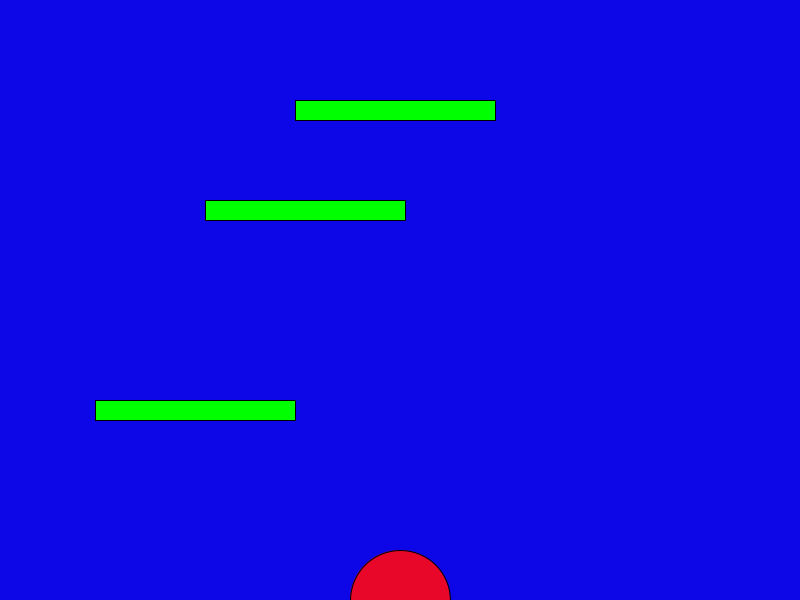
Frame 1 (no input)
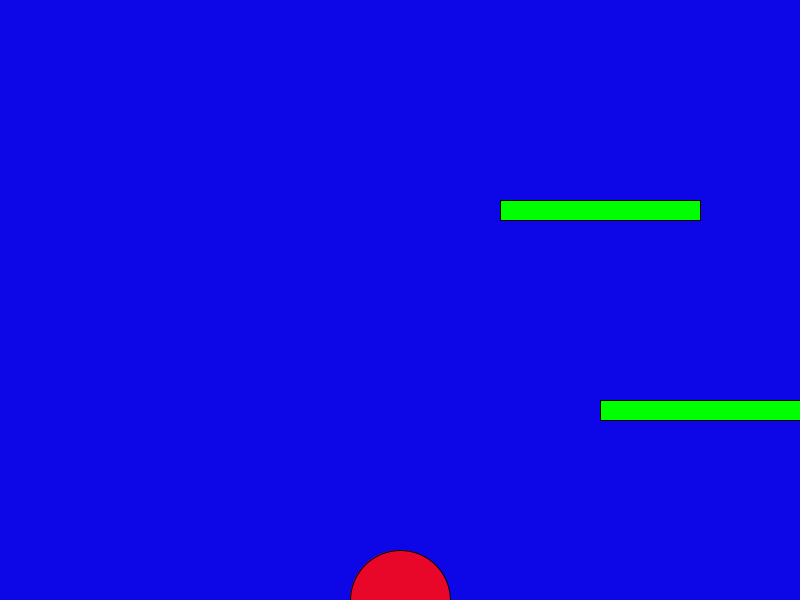
Frame 60 (the mouse pressed at the canvas centre just before this capture)
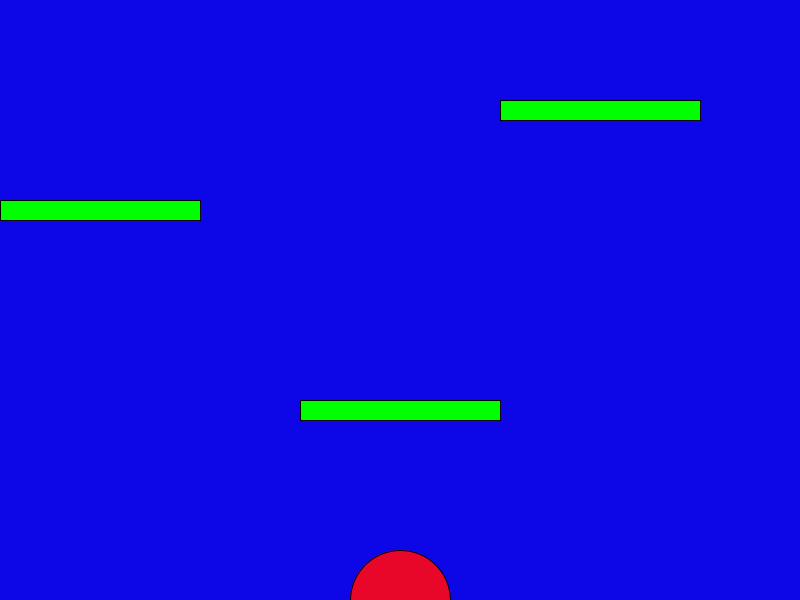
Frame 120 (the mouse held since frame 60 and released just before this capture)

The Processing sketch that drew these frames (run headless with seeded random() and noise(); from frame 60 on, the mouse is pressed at the canvas centre):

// Processing sketch: Frogger
// ── Frogger.pde
int hopDistance=50;
int FrogX=400;
int FrogY=600;
Car car=new Car(100, 400, 200, 5);
Car car1=new Car(200, 200, 200, 5);
Car car2=new Car(300, 100, 200, 5);
void setup(){
  size(800, 600);
}
void draw(){
  background(#0D07E8);
  fill(#E80729);
  ellipse(FrogX, FrogY, 100, 100);
  car.MoveLeft();
  car.display();
  car1.MoveRight();
  car1.display();
  car2.MoveLeft();
  car2.display();
  boolean m=intersects(car);
  if(m==true){
    FrogX=400;
    FrogY=600;
  }
  boolean n=intersects(car1);
 
  if(n==true){
    FrogX=400;
    FrogY=600;
  }
  boolean w=intersects(car2);
  if(w==true){
    FrogX=400;
    FrogY=600;
  }
  
}
void keyPressed()
{
      if(key == CODED){
            if(keyCode == UP)
            {
                  FrogY-=5;
            }
            else if(keyCode == DOWN)
            {
                  FrogY+=5;
            }
            else if(keyCode == RIGHT)
            {
                  FrogX+=5;
            }
            else if(keyCode == LEFT)
            {
                  FrogX-=5;
            }
      }
}

void outsideCanvas(){
  if(FrogX>=800){
    FrogX=0;
  }
  if(FrogX<=0){
    FrogX=1;
  }
  if(FrogY<=0){
    FrogY=1;
  }
  if(FrogY>=600){
    FrogY=599;
  }
}

public class Car{
  int CarX;
  int CarY;
  int CarSize;
  int CarSpeed;
Car(int CarX, int CarY, int CarSize, int CarSpeed){
 this.CarX=CarX;
 this.CarY=CarY;
 this.CarSize=CarSize;
 this.CarSpeed=CarSpeed;
}
void display(){
 fill(0, 255, 0);
 rect(CarX, CarY, CarSize, 20);
}
void MoveLeft(){
  CarX-=CarSpeed;
  if(CarX<=0){
    CarX=800;
  }
  
}
void MoveRight(){
  CarX+=CarSpeed;
  if(CarX>=800){
    CarX=0;
  }
}
int getX(){
 return CarX; 
}
int getY(){
 return CarY; 
}
int getSize(){
  return CarSize;
}

} 
boolean intersects(Car car) {
      if ((FrogY > car.getY() && FrogY < car.getY()+50) && (FrogX > car.getX() && FrogX < car.getX()+car.getSize()))
      {
             return true;
      }
      else 
      {
             return false;
      }
}
